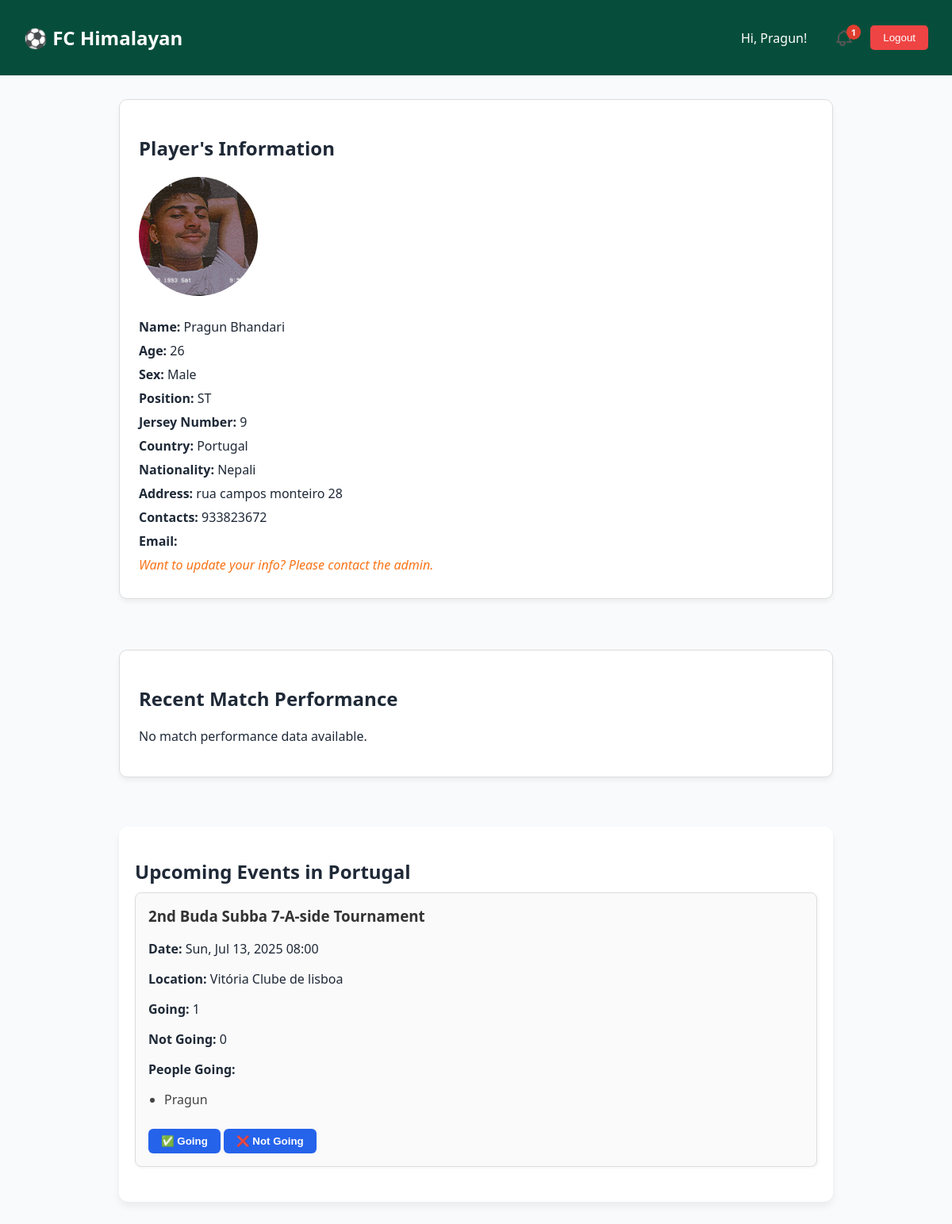
The page /profile/ (signed in) on the database as committed earlier.
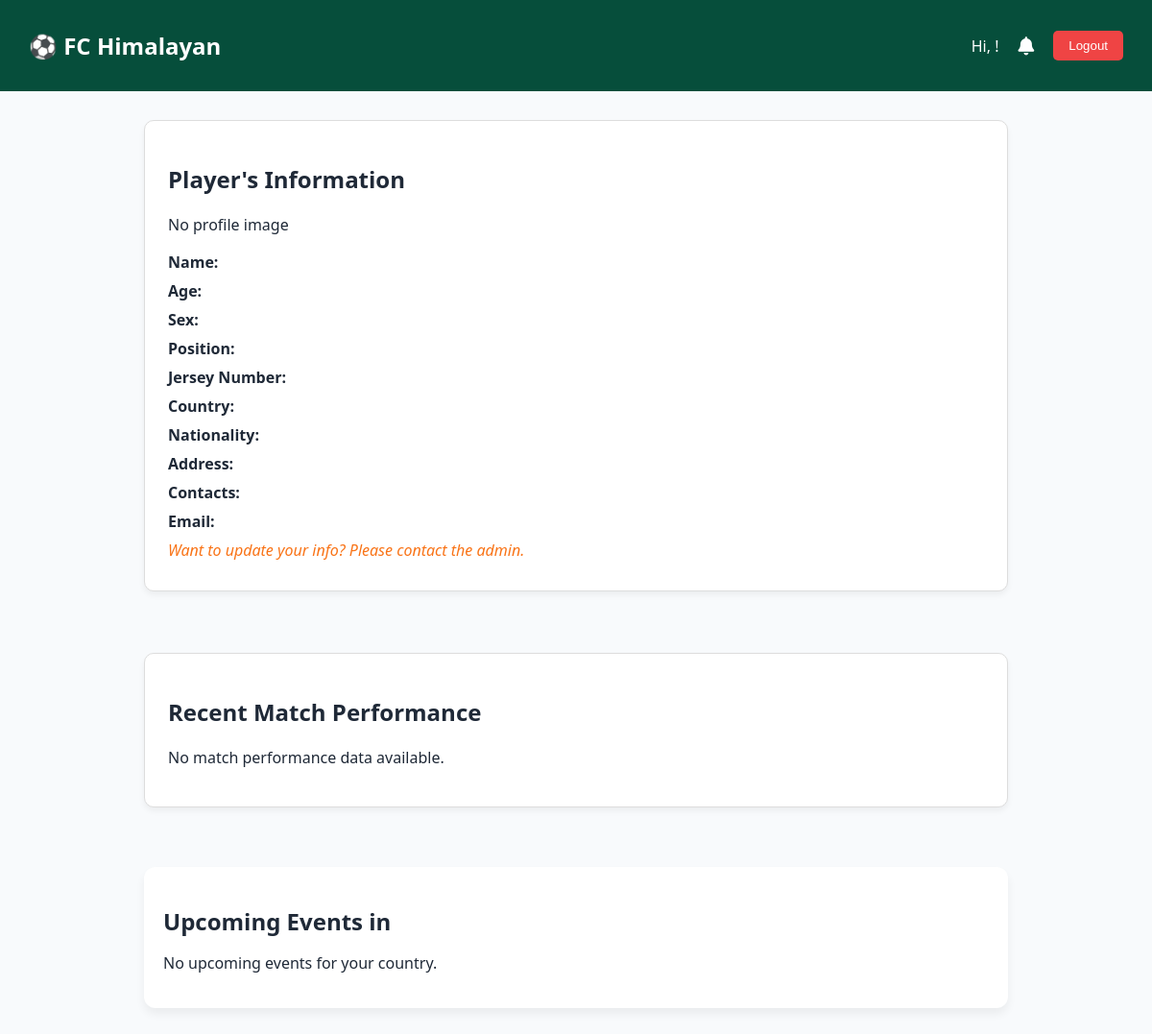
The same page on the database as committed later.
### myapp/models.py (models this page shows, shortened)
class Player(models.Model):
    user = models.OneToOneField(User, on_delete=models.CASCADE, null=True, blank=True)
    id = models.UUIDField(primary_key=True, default=uuid.uuid4, editable=False)
    image = models.ImageField(upload_to='player_images/')
    name = models.CharField(max_length=100)
    surname = models.CharField(max_length=100)
    age = models.IntegerField()
    sex = models.CharField(max_length=10)
    position = models.CharField(max_length=100)
    jersey_number = models.IntegerField()
    country = models.CharField(max_length=100)
    nationality = models.CharField(max_length=100)
    address = models.TextField()
    contacts = models.CharField(max_length=200)

class CountryEvent(models.Model):
    uuid = models.UUIDField(primary_key=True, default=uuid.uuid4, editable=False)  # primary key
    COUNTRY_CHOICES = [
        ('Denmark', 'Denmark'),
        ('Portugal', 'Portugal'),
    ]
    country = models.CharField(max_length=100, choices=COUNTRY_CHOICES)
    event_name = models.CharField(max_length=200)
    date = models.DateTimeField()
    address = models.CharField(max_length=300)  # Physical address for the map

### myapp/views.py (the view)
# urls.py: path('profile/', user_profile, name='user_profile'),
@login_required
def user_profile(request):
    user = request.user
    try:
        player = user.player
        user_country = player.country
    except Player.DoesNotExist:
        player = None
        user_country = None
    if player:
        match_stats = MatchPerformance.objects.filter(player=player).order_by('-match_date')[:10]
    else:
        match_stats = []
    if user_country:
        user_events = CountryEvent.objects.filter(country=user_country).order_by('date')
    else:
        user_events = []
    rsvps = EventRSVP.objects.filter(event__in=user_events)
    event_data = []
    for event in user_events:
        rsvps_for_event = rsvps.filter(event=event)
        going_count = rsvps_for_event.filter(status='Going').count()
        not_going_count = rsvps_for_event.filter(status='Not Going').count()
        going_users = [
            rsvp.user.get_full_name() or rsvp.user.username
            for rsvp in rsvps_for_event.filter(status='Going')
        ]
        try:
            user_rsvp = rsvps_for_event.get(user=user)
        except (ValueError, EventRSVP.DoesNotExist):
            user_rsvp = None
        event_data.append({
            'event': event,
            'going_count': going_count,
            'not_going_count': not_going_count,
            'going_users': going_users,
            'user_rsvp': user_rsvp,
        })
    context = {
        'event_data': event_data,
        'user_country': user_country,
        'player': player,
        'match_stats': match_stats,  # Add this here
    }
    return render(request, 'users.html', context)

### myapp/urls.py (called while the page is built)
    def to_url(self, value):
        return str(value)

### templates/users.html (shortened to what this page needs)
{% load static %}
<!DOCTYPE html>
<html lang="en">
<head>
  <link rel="stylesheet" href="{% static 'css/users.css' %}">
</head>
<body>
  <header class="navbar">
    <div class="navbar-left">
      <h1 class="logo">⚽ FC Himalayan</h1>
    </div>
    <div class="navbar-right">
      <span class="welcome-text">Hi, {{ player.name }}!</span>
      {% if event_data %}
      <div class="notification-bell" id="notificationBell" tabindex="0" aria-haspopup="true" aria-expanded="false" role="button" aria-label="View upcoming events">
        {% with upcoming_events_count=event_data|length %}
          {% if upcoming_events_count > 0 %}
            <span class="notification-count">{{ upcoming_events_count }}</span>
          {% endif %}
        {% endwith %}
      </div>
      {% else %}
        <div class="notification">
          <i class="fas fa-bell"></i>
        </div>
      {% endif %}
      <form method="post" action="{% url 'logout' %}">
        <button type="submit" class="logout-btn">Logout</button>
      </form>
    </div>
  </header>
  <main class="profile-container">
    <div class="profile-main">
      <section class="profile-box">
        <h2>Player's Information</h2>
        {% if player.image %}
          <img src="{{ player.image.url }}" alt="Player Image" class="profile-img">
        {% else %}
          <p>No profile image</p>
        {% endif %}
        <div class="user-info">
          <p><strong>Name:</strong> {{ player.name }} {{ player.surname }}</p>
          <p><strong>Age:</strong> {{ player.age }}</p>
          <p><strong>Sex:</strong> {{ player.sex }}</p>
          <p><strong>Position:</strong> {{ player.position }}</p>
          <p><strong>Jersey Number:</strong> {{ player.jersey_number }}</p>
          <p><strong>Country:</strong> {{ player.country }}</p>
          <p><strong>Nationality:</strong> {{ player.nationality }}</p>
          <p><strong>Address:</strong> {{ player.address }}</p>
          <p><strong>Contacts:</strong> {{ player.contacts }}</p>
          <p><strong>Email:</strong> {{ player.email }}</p>
          <p class="admin-contact">Want to update your info? Please contact the admin.</p>
        </div>
      </section>
      <section class="stats-box">
        <h2>Recent Match Performance</h2>
        {% if match_stats %}
          <table class="stats-table">
            <thead>
              <tr>
                <th>Date</th>
                <th>Opponent</th>
                <th>Goals</th>
                <th>Assists</th>
                <th>Yellow Cards</th>
                <th>Red Cards</th>
                <th>Minutes Played</th>
              </tr>
            </thead>
            <tbody>
              {% for match in match_stats %}
                <tr>
                  <td>{{ match.match_date|date:"M d, Y" }}</td>
                  <td>{{ match.opponent_team }}</td>
                  <td>{{ match.goals }}</td>
                  <td>{{ match.assists }}</td>
                  <td>{{ match.yellow_cards }}</td>
                  <td>{{ match.red_cards }}</td>
                  <td>{{ match.minutes_played }}</td>
                </tr>
              {% endfor %}
            </tbody>
          </table>
        {% else %}
          <p>No match performance data available.</p>
        {% endif %}
      </section>
    </div>
    <section class="events-box">
      <h2>Upcoming Events in {{ player.country }}</h2>
      {% if event_data %}
        {% for data in event_data %}
          <div class="event-card">
            <h3>{{ data.event.event_name }}</h3>
            <p><strong>Date:</strong> {{ data.event.date|date:"D, M d, Y H:i" }}</p>
            <p><strong>Location:</strong> {{ data.event.address }}</p>
            <p><strong>Going:</strong> {{ data.going_count }}</p>
            <p><strong>Not Going:</strong> {{ data.not_going_count }}</p>
            <p><strong>People Going:</strong>
              {% if data.going_users %}
                <ul>
                  {% for name in data.going_users %}
                    <li>{{ name }}</li>
                  {% endfor %}
                </ul>
              {% else %}
                None yet.
              {% endif %}
            </p>
            <form method="post" action="{% url 'rsvp_event' data.event.uuid %}">
                <button type="submit" name="status" value="Going" class="rsvp-btn going-btn"
                  {% if data.user_rsvp and data.user_rsvp.status == 'Going' %} disabled {% endif %}>
                  ✅ Going
                </button>
                <button type="submit" name="status" value="Not Going" class="rsvp-btn not-going-btn"
                  {% if data.user_rsvp and data.user_rsvp.status == 'Not Going' %} disabled {% endif %}>
                  ❌ Not Going
                </button>
              </form>
          </div>
        {% endfor %}
      {% else %}
        <p>No upcoming events for your country.</p>
      {% endif %}
    </section>
  </main>
</body>
</html>

### static/css/users.css (style rules this page uses)
body { font-family: 'Segoe UI', Tahoma, Geneva, Verdana, sans-serif; margin: 0; background-color: #f8fafc; color: #1f2937; }
.navbar { background-color: #064e3b; color: white; padding: 15px 30px; display: flex; justify-content: space-between; align-items: center; }
.navbar-left .logo { font-size: 1.5rem; font-weight: bold; }
.navbar-right { display: flex; align-items: center; gap: 20px; }
.welcome-text { font-size: 1rem; }
.logout-btn { background-color: #ef4444; border: none; color: white; padding: 8px 16px; border-radius: 5px; cursor: pointer; }
.notification { position: relative; font-size: 1.2rem; cursor: pointer; }
.profile-container { display: flex; flex-direction: column; padding: 30px; max-width: 900px; margin: 0 auto; gap: 30px; }
.profile-box, .events-box { background-color: white; padding: 20px; border-radius: 12px; box-shadow: 0 6px 10px rgba(0, 0, 0, 0.06); }
.user-info p { margin: 6px 0; line-height: 1.5; }
.admin-contact { color: #f97316; font-style: italic; margin-top: 12px; }
.events-box h2 { margin-bottom: 10px; }
.stats-box { background: #fff; border: 1px solid #ddd; border-radius: 10px; padding: 1.5rem; margin-top: 2rem; box-shadow: 0 4px 6px rgba(0,0,0,0.05); }

### templates/users.html (style rules this page uses)
.profile-main { display: flex; gap: 2rem; flex-wrap: wrap; margin-bottom: 2rem; }
.profile-box, .stats-box { background: #fff; border: 1px solid #ddd; border-radius: 10px; padding: 1.5rem; box-shadow: 0 4px 6px rgba(0,0,0,0.05); flex: 1 1 400px; min-width: 300px; }

Rows that differ between the two databases and show on the page:
removed Player: name "Pragun", image (picture), surname "Bhandari", age "26", sex "Male", position "ST", jersey_number "9", country "Portugal", nationality "Nepali", address "rua campos monteiro 28", contacts "933823672"
no longer on this page (row unchanged): CountryEvent: event.event_name "2nd Buda Subba 7-A-side Tournament", event "Sun, Jul 13, 2025 08:00", event.address "Vitória Clube de lisboa", going_count "1", not_going_count "0", going_users "Pragun"
Other text that changed with them:
{{ upcoming_events_count }}: "1" → (not shown)
text now shown: "No profile image No upcoming events for your country."
